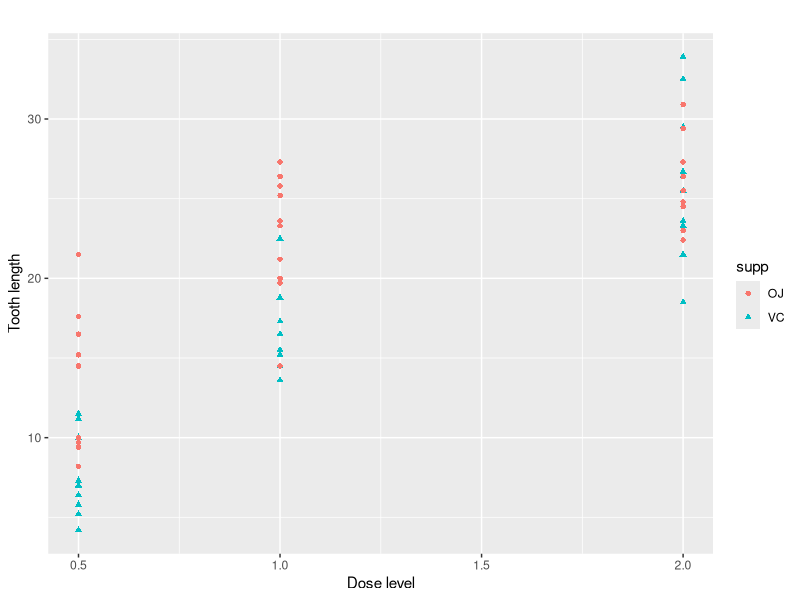
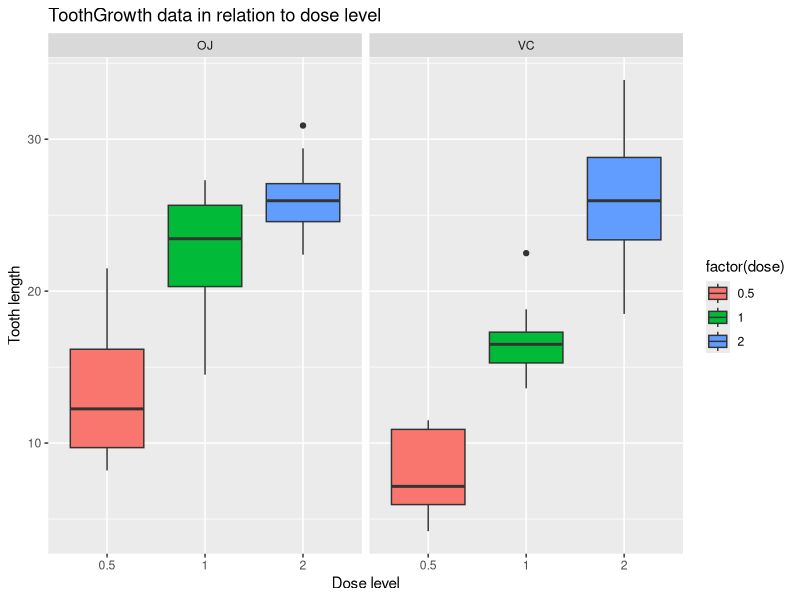

These figures' R source, in order:
## ---- chunk 1
  library(datasets)
## ---- chunk 2
  library(ggplot2)
  qplot(dose, len, data=ToothGrowth, shape=supp, color=supp,main="",
  xlab="Dose level", ylab="Tooth length")  
## ---- chunk 3
  library(ggplot2)
  ggplot(ToothGrowth, aes(x=factor(dose), y=len, fill=factor(dose)))+
  geom_boxplot()+facet_grid(.~supp)+
  ylab("Tooth length") + xlab("Dose level") +
  ggtitle("ToothGrowth data in relation to dose level")
## ---- chunk 4
  vcToothData<-ToothGrowth[ToothGrowth$supp=="VC",]
  ojToothData<-ToothGrowth[ToothGrowth$supp=="OJ",]
  library(plyr)
  toothSum<-aggregate(ToothGrowth$len, 
                      by=list(ToothGrowth$supp,ToothGrowth$dose), FUN=mean)
  toothSum$sd<-aggregate(ToothGrowth$len, 
                         by=list(ToothGrowth$supp,ToothGrowth$dose), FUN=sd)$x
  names(toothSum) <- c("supp","dose","meanLength","sdLength")
  toothSum

## ---- chunk 5
  dose1<-subset(ToothGrowth, dose==0.5 );dose2<-subset(ToothGrowth, dose==1.0 );
  dose3<-subset(ToothGrowth, dose==2.0 )
  dose1OJ<-subset(dose1, supp=="OJ" ); dose2OJ<-subset(dose2, supp=="OJ" ); 
  dose3OJ<-subset(dose3, supp=="OJ" );
  dose1VC<-subset(dose1, supp=="VC" ); dose2VC<-subset(dose2, supp=="VC" ); 
  dose3VC<-subset(dose3, supp=="VC" );
## ---- chunk 6
  options(scipen=4)#disable scientific printout
  c1<-(t.test(dose1OJ$len, dose1VC$len, var.equal=FALSE)); 
  c2<-(t.test(dose2OJ$len, dose2VC$len,var.equal=FALSE))
  c3<-(t.test(dose3OJ$len, dose3VC$len,var.equal=FALSE))
  c4<-(t.test(dose1OJ$len,dose2OJ$len,var.equal=FALSE));
  c5<-(t.test(dose2OJ$len,dose3OJ$len, var.equal=FALSE))
  c6<-(t.test(dose1OJ$len,dose3OJ$len,var.equal=FALSE))
  c7<-(t.test(dose1VC$len,dose2VC$len,var.equal=FALSE));
  c8<-(t.test(dose2VC$len,dose3VC$len, var.equal=FALSE))
  c9<-(t.test(dose1VC$len,dose3VC$len,var.equal=FALSE))
  description<-c("d1OJ_vs_d1VC","d2OJ_vs_d2VC","d3OJ_vs_d3VC","d1OJ_vs_d2OJ",
                 "d2OJ_vs_d3OJ","d1OJ_vs_d3OJ",
                "d1VC_vs_d2VC","d2VC_vs_d3VC","d1VC_vs_d3VC")
  pValues<-c(c1$p.value,c2$p.value,c3$p.value,c4$p.value,
             c5$p.value,c6$p.value,c7$p.value,c8$p.value,c9$p.value)
  results <- cbind(description,pValues)
  results
  
